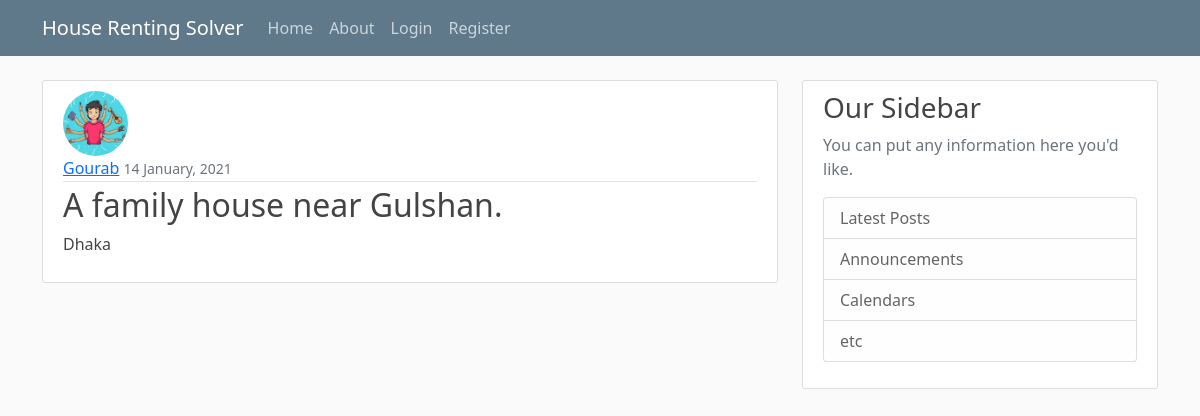
Screenshot of /post/11/ with the database file from the repository.
### blog/models.py (models this page shows, shortened)
class Post(models.Model):
    location = models.CharField(max_length = 100)
    content = models.TextField()
    date_posted = models.DateTimeField(default = timezone.now)
    owner = models.ForeignKey(User, on_delete= models.CASCADE)

### users/models.py (models this page shows, shortened)
class Profile(models.Model):
    user = models.OneToOneField(User, on_delete = models.CASCADE)
    image = models.ImageField(default='default.jpg', upload_to='profile_pics')

### blog/views.py (the view)
# urls.py: path('post/<int:pk>/', PostDetailView.as_view(), name='post-detail'),
class PostDetailView(DetailView):
    model = Post

### blog/templates/blog/post_detail.html (shortened to what this page needs)
{% extends "blog/base.html" %}
{% block content %}
   <article class="media content-section">
     <img class="rounded-circle article-img" src="{{ object.owner.profile.image.url}}" >
     <div class="media-body">
       <div class="article-metadata">
             <a class="mr-2" href="{% url 'user-posts' object.owner.username %}">{{ object.owner}}</a>
             <small class="text-muted">{{ object.date_posted | date:"d F, Y" }}</small>
           </div>
           <h2 class="article-content" >{{ object.content }}</h2>
           <p class="article-title">{{ object.location }}</p>
         </div>
       </article>
{% endblock content %}

### blog/static/blog/main.css (style rules this page uses)
body { background: #fafafa; color: #333333; margin-top: 5rem; }
h1, h2, h3, h4, h5, h6 { color: #444444; }
.content-section { background: #ffffff; padding: 10px 20px; border: 1px solid #dddddd; border-radius: 3px; margin-bottom: 20px; }
.article-title { color: #444444; }
.article-content { white-space: pre-line; }
.article-img { height: 65px; width: 65px; margin-right: 16px; }
.article-metadata { padding-bottom: 1px; margin-bottom: 4px; border-bottom: 1px solid #e3e3e3 }

### rows the page displays
Post: owner.profile.image (picture), owner "Gourab", date_posted "14 January, 2021", content "A family house near Gulshan.", location "Dhaka"
